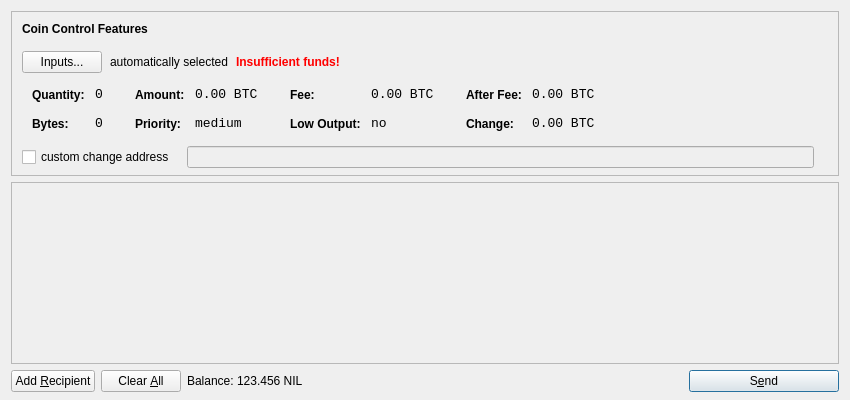
<?xml version="1.0" encoding="UTF-8"?>
<ui version="4.0">
 <class>SendCoinsDialog</class>
 <widget class="QDialog" name="SendCoinsDialog">
  <property name="geometry">
   <rect>
    <x>0</x>
    <y>0</y>
    <width>850</width>
    <height>400</height>
   </rect>
  </property>
  <property name="windowTitle">
   <string>Send Coins</string>
  </property>
  <layout class="QVBoxLayout" name="verticalLayout" stretch="0,1,0">
   <property name="bottomMargin">
    <number>8</number>
   </property>
   <item>
    <widget class="QFrame" name="frameCoinControl">
     <property name="sizePolicy">
      <sizepolicy hsizetype="Expanding" vsizetype="Expanding">
       <horstretch>0</horstretch>
       <verstretch>0</verstretch>
      </sizepolicy>
     </property>
     <property name="maximumSize">
      <size>
       <width>16777215</width>
       <height>16777215</height>
      </size>
     </property>
     <property name="frameShape">
      <enum>QFrame::StyledPanel</enum>
     </property>
     <property name="frameShadow">
      <enum>QFrame::Sunken</enum>
     </property>
     <layout class="QVBoxLayout" name="verticalLayoutCoinControl2">
      <property name="spacing">
       <number>-1</number>
      </property>
      <property name="leftMargin">
       <number>0</number>
      </property>
      <property name="topMargin">
       <number>0</number>
      </property>
      <property name="rightMargin">
       <number>0</number>
      </property>
      <property name="bottomMargin">
       <number>6</number>
      </property>
      <item>
       <layout class="QVBoxLayout" name="verticalLayoutCoinControl" stretch="0,0,0,0,1">
        <property name="spacing">
         <number>0</number>
        </property>
        <property name="leftMargin">
         <number>10</number>
        </property>
        <property name="topMargin">
         <number>10</number>
        </property>
        <item>
         <layout class="QHBoxLayout" name="horizontalLayoutCoinControl1">
          <property name="bottomMargin">
           <number>15</number>
          </property>
          <item>
           <widget class="QLabel" name="labelCoinControlFeatures">
            <property name="sizePolicy">
             <sizepolicy hsizetype="Preferred" vsizetype="Maximum">
              <horstretch>0</horstretch>
              <verstretch>0</verstretch>
             </sizepolicy>
            </property>
            <property name="font">
             <font>
              <weight>75</weight>
              <bold>true</bold>
             </font>
            </property>
            <property name="styleSheet">
             <string notr="true">font-weight:bold;</string>
            </property>
            <property name="text">
             <string>Coin Control Features</string>
            </property>
           </widget>
          </item>
         </layout>
        </item>
        <item>
         <layout class="QHBoxLayout" name="horizontalLayoutCoinControl2" stretch="0,0,0,0">
          <property name="spacing">
           <number>8</number>
          </property>
          <property name="bottomMargin">
           <number>10</number>
          </property>
          <item>
           <widget class="QPushButton" name="pushButtonCoinControl">
            <property name="styleSheet">
             <string notr="true"/>
            </property>
            <property name="text">
             <string>Inputs...</string>
            </property>
           </widget>
          </item>
          <item>
           <widget class="QLabel" name="labelCoinControlAutomaticallySelected">
            <property name="text">
             <string>automatically selected</string>
            </property>
            <property name="margin">
             <number>5</number>
            </property>
           </widget>
          </item>
          <item>
           <widget class="QLabel" name="labelCoinControlInsuffFunds">
            <property name="font">
             <font>
              <weight>75</weight>
              <bold>true</bold>
             </font>
            </property>
            <property name="styleSheet">
             <string notr="true">color:red;font-weight:bold;</string>
            </property>
            <property name="text">
             <string>Insufficient funds!</string>
            </property>
            <property name="margin">
             <number>5</number>
            </property>
           </widget>
          </item>
          <item>
           <spacer name="horizontalSpacerCoinControl">
            <property name="orientation">
             <enum>Qt::Horizontal</enum>
            </property>
            <property name="sizeHint" stdset="0">
             <size>
              <width>40</width>
              <height>1</height>
             </size>
            </property>
           </spacer>
          </item>
         </layout>
        </item>
        <item>
         <widget class="QWidget" name="widgetCoinControl" native="true">
          <property name="sizePolicy">
           <sizepolicy hsizetype="Preferred" vsizetype="Preferred">
            <horstretch>0</horstretch>
            <verstretch>0</verstretch>
           </sizepolicy>
          </property>
          <property name="minimumSize">
           <size>
            <width>0</width>
            <height>0</height>
           </size>
          </property>
          <property name="styleSheet">
           <string notr="true"/>
          </property>
          <layout class="QHBoxLayout" name="horizontalLayoutCoinControl5">
           <property name="margin">
            <number>0</number>
           </property>
           <item>
            <layout class="QHBoxLayout" name="horizontalLayoutCoinControl3" stretch="0,0,0,1">
             <property name="spacing">
              <number>20</number>
             </property>
             <property name="topMargin">
              <number>0</number>
             </property>
             <property name="bottomMargin">
              <number>10</number>
             </property>
             <item>
              <layout class="QFormLayout" name="formLayoutCoinControl1">
               <property name="horizontalSpacing">
                <number>10</number>
               </property>
               <property name="verticalSpacing">
                <number>14</number>
               </property>
               <property name="leftMargin">
                <number>10</number>
               </property>
               <property name="topMargin">
                <number>4</number>
               </property>
               <property name="rightMargin">
                <number>6</number>
               </property>
               <item row="0" column="0">
                <widget class="QLabel" name="labelCoinControlQuantityText">
                 <property name="styleSheet">
                  <string notr="true">font-weight:bold;</string>
                 </property>
                 <property name="text">
                  <string>Quantity:</string>
                 </property>
                 <property name="margin">
                  <number>0</number>
                 </property>
                </widget>
               </item>
               <item row="0" column="1">
                <widget class="QLabel" name="labelCoinControlQuantity">
                 <property name="font">
                  <font>
                   <family>Monospace</family>
                   <pointsize>10</pointsize>
                  </font>
                 </property>
                 <property name="cursor">
                  <cursorShape>IBeamCursor</cursorShape>
                 </property>
                 <property name="contextMenuPolicy">
                  <enum>Qt::ActionsContextMenu</enum>
                 </property>
                 <property name="text">
                  <string notr="true">0</string>
                 </property>
                 <property name="margin">
                  <number>0</number>
                 </property>
                 <property name="textInteractionFlags">
                  <set>Qt::LinksAccessibleByMouse|Qt::TextSelectableByKeyboard|Qt::TextSelectableByMouse</set>
                 </property>
                </widget>
               </item>
               <item row="1" column="0">
                <widget class="QLabel" name="labelCoinControlBytesText">
                 <property name="styleSheet">
                  <string notr="true">font-weight:bold;</string>
                 </property>
                 <property name="text">
                  <string>Bytes:</string>
                 </property>
                </widget>
               </item>
               <item row="1" column="1">
                <widget class="QLabel" name="labelCoinControlBytes">
                 <property name="font">
                  <font>
                   <family>Monospace</family>
                   <pointsize>10</pointsize>
                  </font>
                 </property>
                 <property name="cursor">
                  <cursorShape>IBeamCursor</cursorShape>
                 </property>
                 <property name="contextMenuPolicy">
                  <enum>Qt::ActionsContextMenu</enum>
                 </property>
                 <property name="text">
                  <string notr="true">0</string>
                 </property>
                 <property name="textInteractionFlags">
                  <set>Qt::LinksAccessibleByMouse|Qt::TextSelectableByKeyboard|Qt::TextSelectableByMouse</set>
                 </property>
                </widget>
               </item>
              </layout>
             </item>
             <item>
              <layout class="QFormLayout" name="formLayoutCoinControl2">
               <property name="horizontalSpacing">
                <number>10</number>
               </property>
               <property name="verticalSpacing">
                <number>14</number>
               </property>
               <property name="leftMargin">
                <number>6</number>
               </property>
               <property name="topMargin">
                <number>4</number>
               </property>
               <property name="rightMargin">
                <number>6</number>
               </property>
               <item row="0" column="0">
                <widget class="QLabel" name="labelCoinControlAmountText">
                 <property name="styleSheet">
                  <string notr="true">font-weight:bold;</string>
                 </property>
                 <property name="text">
                  <string>Amount:</string>
                 </property>
                 <property name="margin">
                  <number>0</number>
                 </property>
                </widget>
               </item>
               <item row="0" column="1">
                <widget class="QLabel" name="labelCoinControlAmount">
                 <property name="font">
                  <font>
                   <family>Monospace</family>
                   <pointsize>10</pointsize>
                  </font>
                 </property>
                 <property name="cursor">
                  <cursorShape>IBeamCursor</cursorShape>
                 </property>
                 <property name="contextMenuPolicy">
                  <enum>Qt::ActionsContextMenu</enum>
                 </property>
                 <property name="text">
                  <string notr="true">0.00 BTC</string>
                 </property>
                 <property name="textInteractionFlags">
                  <set>Qt::LinksAccessibleByMouse|Qt::TextSelectableByKeyboard|Qt::TextSelectableByMouse</set>
                 </property>
                </widget>
               </item>
               <item row="1" column="0">
                <widget class="QLabel" name="labelCoinControlPriorityText">
                 <property name="styleSheet">
                  <string notr="true">font-weight:bold;</string>
                 </property>
                 <property name="text">
                  <string>Priority:</string>
                 </property>
                </widget>
               </item>
               <item row="1" column="1">
                <widget class="QLabel" name="labelCoinControlPriority">
                 <property name="font">
                  <font>
                   <family>Monospace</family>
                   <pointsize>10</pointsize>
                  </font>
                 </property>
                 <property name="cursor">
                  <cursorShape>IBeamCursor</cursorShape>
                 </property>
                 <property name="contextMenuPolicy">
                  <enum>Qt::ActionsContextMenu</enum>
                 </property>
                 <property name="text">
                  <string>medium</string>
                 </property>
                 <property name="textInteractionFlags">
                  <set>Qt::LinksAccessibleByMouse|Qt::TextSelectableByKeyboard|Qt::TextSelectableByMouse</set>
                 </property>
                </widget>
               </item>
              </layout>
             </item>
             <item>
              <layout class="QFormLayout" name="formLayoutCoinControl3">
               <property name="horizontalSpacing">
                <number>10</number>
               </property>
               <property name="verticalSpacing">
                <number>14</number>
               </property>
               <property name="leftMargin">
                <number>6</number>
               </property>
               <property name="topMargin">
                <number>4</number>
               </property>
               <property name="rightMargin">
                <number>6</number>
               </property>
               <item row="0" column="0">
                <widget class="QLabel" name="labelCoinControlFeeText">
                 <property name="styleSheet">
                  <string notr="true">font-weight:bold;</string>
                 </property>
                 <property name="text">
                  <string>Fee:</string>
                 </property>
                 <property name="margin">
                  <number>0</number>
                 </property>
                </widget>
               </item>
               <item row="0" column="1">
                <widget class="QLabel" name="labelCoinControlFee">
                 <property name="font">
                  <font>
                   <family>Monospace</family>
                   <pointsize>10</pointsize>
                  </font>
                 </property>
                 <property name="cursor">
                  <cursorShape>IBeamCursor</cursorShape>
                 </property>
                 <property name="contextMenuPolicy">
                  <enum>Qt::ActionsContextMenu</enum>
                 </property>
                 <property name="text">
                  <string notr="true">0.00 BTC</string>
                 </property>
                 <property name="textInteractionFlags">
                  <set>Qt::LinksAccessibleByMouse|Qt::TextSelectableByKeyboard|Qt::TextSelectableByMouse</set>
                 </property>
                </widget>
               </item>
               <item row="1" column="0">
                <widget class="QLabel" name="labelCoinControlLowOutputText">
                 <property name="styleSheet">
                  <string notr="true">font-weight:bold;</string>
                 </property>
                 <property name="text">
                  <string>Low Output:</string>
                 </property>
                </widget>
               </item>
               <item row="1" column="1">
                <widget class="QLabel" name="labelCoinControlLowOutput">
                 <property name="font">
                  <font>
                   <family>Monospace</family>
                   <pointsize>10</pointsize>
                  </font>
                 </property>
                 <property name="cursor">
                  <cursorShape>IBeamCursor</cursorShape>
                 </property>
                 <property name="contextMenuPolicy">
                  <enum>Qt::ActionsContextMenu</enum>
                 </property>
                 <property name="text">
                  <string>no</string>
                 </property>
                 <property name="textInteractionFlags">
                  <set>Qt::LinksAccessibleByMouse|Qt::TextSelectableByKeyboard|Qt::TextSelectableByMouse</set>
                 </property>
                </widget>
               </item>
              </layout>
             </item>
             <item>
              <layout class="QFormLayout" name="formLayoutCoinControl4">
               <property name="horizontalSpacing">
                <number>10</number>
               </property>
               <property name="verticalSpacing">
                <number>14</number>
               </property>
               <property name="leftMargin">
                <number>6</number>
               </property>
               <property name="topMargin">
                <number>4</number>
               </property>
               <property name="rightMargin">
                <number>6</number>
               </property>
               <item row="0" column="0">
                <widget class="QLabel" name="labelCoinControlAfterFeeText">
                 <property name="styleSheet">
                  <string notr="true">font-weight:bold;</string>
                 </property>
                 <property name="text">
                  <string>After Fee:</string>
                 </property>
                 <property name="margin">
                  <number>0</number>
                 </property>
                </widget>
               </item>
               <item row="0" column="1">
                <widget class="QLabel" name="labelCoinControlAfterFee">
                 <property name="font">
                  <font>
                   <family>Monospace</family>
                   <pointsize>10</pointsize>
                  </font>
                 </property>
                 <property name="cursor">
                  <cursorShape>IBeamCursor</cursorShape>
                 </property>
                 <property name="contextMenuPolicy">
                  <enum>Qt::ActionsContextMenu</enum>
                 </property>
                 <property name="text">
                  <string notr="true">0.00 BTC</string>
                 </property>
                 <property name="textInteractionFlags">
                  <set>Qt::LinksAccessibleByMouse|Qt::TextSelectableByKeyboard|Qt::TextSelectableByMouse</set>
                 </property>
                </widget>
               </item>
               <item row="1" column="0">
                <widget class="QLabel" name="labelCoinControlChangeText">
                 <property name="styleSheet">
                  <string notr="true">font-weight:bold;</string>
                 </property>
                 <property name="text">
                  <string>Change:</string>
                 </property>
                </widget>
               </item>
               <item row="1" column="1">
                <widget class="QLabel" name="labelCoinControlChange">
                 <property name="font">
                  <font>
                   <family>Monospace</family>
                   <pointsize>10</pointsize>
                  </font>
                 </property>
                 <property name="cursor">
                  <cursorShape>IBeamCursor</cursorShape>
                 </property>
                 <property name="contextMenuPolicy">
                  <enum>Qt::ActionsContextMenu</enum>
                 </property>
                 <property name="text">
                  <string notr="true">0.00 BTC</string>
                 </property>
                 <property name="textInteractionFlags">
                  <set>Qt::LinksAccessibleByMouse|Qt::TextSelectableByKeyboard|Qt::TextSelectableByMouse</set>
                 </property>
                </widget>
               </item>
              </layout>
             </item>
            </layout>
           </item>
          </layout>
         </widget>
        </item>
        <item>
         <layout class="QHBoxLayout" name="horizontalLayoutCoinControl4" stretch="0,0,0">
          <property name="spacing">
           <number>12</number>
          </property>
          <property name="sizeConstraint">
           <enum>QLayout::SetDefaultConstraint</enum>
          </property>
          <property name="topMargin">
           <number>5</number>
          </property>
          <property name="rightMargin">
           <number>5</number>
          </property>
          <item>
           <widget class="QCheckBox" name="checkBoxCoinControlChange">
            <property name="text">
             <string>custom change address</string>
            </property>
           </widget>
          </item>
          <item>
           <widget class="QLineEdit" name="lineEditCoinControlChange">
            <property name="enabled">
             <bool>false</bool>
            </property>
            <property name="sizePolicy">
             <sizepolicy hsizetype="Expanding" vsizetype="Fixed">
              <horstretch>0</horstretch>
              <verstretch>0</verstretch>
             </sizepolicy>
            </property>
           </widget>
          </item>
          <item>
           <widget class="QLabel" name="labelCoinControlChangeLabel">
            <property name="sizePolicy">
             <sizepolicy hsizetype="Preferred" vsizetype="Expanding">
              <horstretch>0</horstretch>
              <verstretch>0</verstretch>
             </sizepolicy>
            </property>
            <property name="minimumSize">
             <size>
              <width>0</width>
              <height>0</height>
             </size>
            </property>
            <property name="text">
             <string/>
            </property>
            <property name="margin">
             <number>3</number>
            </property>
           </widget>
          </item>
         </layout>
        </item>
        <item>
         <spacer name="verticalSpacerCoinControl">
          <property name="orientation">
           <enum>Qt::Vertical</enum>
          </property>
          <property name="sizeHint" stdset="0">
           <size>
            <width>800</width>
            <height>1</height>
           </size>
          </property>
         </spacer>
        </item>
       </layout>
      </item>
     </layout>
    </widget>
   </item>
   <item>
    <widget class="QScrollArea" name="scrollArea">
     <property name="widgetResizable">
      <bool>true</bool>
     </property>
     <widget class="QWidget" name="scrollAreaWidgetContents">
      <property name="geometry">
       <rect>
        <x>0</x>
        <y>0</y>
        <width>830</width>
        <height>165</height>
       </rect>
      </property>
      <layout class="QVBoxLayout" name="verticalLayout_2">
       <property name="margin">
        <number>0</number>
       </property>
       <item>
        <layout class="QVBoxLayout" name="entries">
         <property name="spacing">
          <number>6</number>
         </property>
        </layout>
       </item>
       <item>
        <spacer name="verticalSpacer">
         <property name="orientation">
          <enum>Qt::Vertical</enum>
         </property>
         <property name="sizeHint" stdset="0">
          <size>
           <width>20</width>
           <height>40</height>
          </size>
         </property>
        </spacer>
       </item>
      </layout>
     </widget>
    </widget>
   </item>
   <item>
    <layout class="QHBoxLayout" name="horizontalLayout">
     <item>
      <widget class="QPushButton" name="addButton">
       <property name="toolTip">
        <string>Send to multiple recipients at once</string>
       </property>
       <property name="text">
        <string>Add &amp;Recipient</string>
       </property>
       <property name="icon">
        <iconset resource="../bitcoin.qrc">
         <normaloff>:/icons/add</normaloff>:/icons/add</iconset>
       </property>
       <property name="autoDefault">
        <bool>false</bool>
       </property>
      </widget>
     </item>
     <item>
      <widget class="QPushButton" name="clearButton">
       <property name="sizePolicy">
        <sizepolicy hsizetype="Minimum" vsizetype="Fixed">
         <horstretch>0</horstretch>
         <verstretch>0</verstretch>
        </sizepolicy>
       </property>
       <property name="toolTip">
        <string>Remove all transaction fields</string>
       </property>
       <property name="text">
        <string>Clear &amp;All</string>
       </property>
       <property name="icon">
        <iconset resource="../bitcoin.qrc">
         <normaloff>:/icons/remove</normaloff>:/icons/remove</iconset>
       </property>
       <property name="autoRepeatDelay">
        <number>300</number>
       </property>
       <property name="autoDefault">
        <bool>false</bool>
       </property>
      </widget>
     </item>
     <item>
      <layout class="QHBoxLayout" name="horizontalLayout_2">
       <property name="spacing">
        <number>3</number>
       </property>
       <item>
        <widget class="QLabel" name="label">
         <property name="text">
          <string>Balance:</string>
         </property>
        </widget>
       </item>
       <item>
        <widget class="QLabel" name="labelBalance">
         <property name="cursor">
          <cursorShape>IBeamCursor</cursorShape>
         </property>
         <property name="text">
          <string>123.456 NIL</string>
         </property>
         <property name="textInteractionFlags">
          <set>Qt::LinksAccessibleByMouse|Qt::TextSelectableByKeyboard|Qt::TextSelectableByMouse</set>
         </property>
        </widget>
       </item>
      </layout>
     </item>
     <item>
      <spacer name="horizontalSpacer">
       <property name="orientation">
        <enum>Qt::Horizontal</enum>
       </property>
       <property name="sizeHint" stdset="0">
        <size>
         <width>40</width>
         <height>20</height>
        </size>
       </property>
      </spacer>
     </item>
     <item>
      <widget class="QPushButton" name="sendButton">
       <property name="minimumSize">
        <size>
         <width>150</width>
         <height>0</height>
        </size>
       </property>
       <property name="toolTip">
        <string>Confirm the send action</string>
       </property>
       <property name="text">
        <string>S&amp;end</string>
       </property>
       <property name="icon">
        <iconset resource="../bitcoin.qrc">
         <normaloff>:/icons/send</normaloff>:/icons/send</iconset>
       </property>
       <property name="default">
        <bool>true</bool>
       </property>
      </widget>
     </item>
    </layout>
   </item>
  </layout>
 </widget>
 <resources>
  <include location="../bitcoin.qrc"/>
 </resources>
 <connections/>
</ui>
